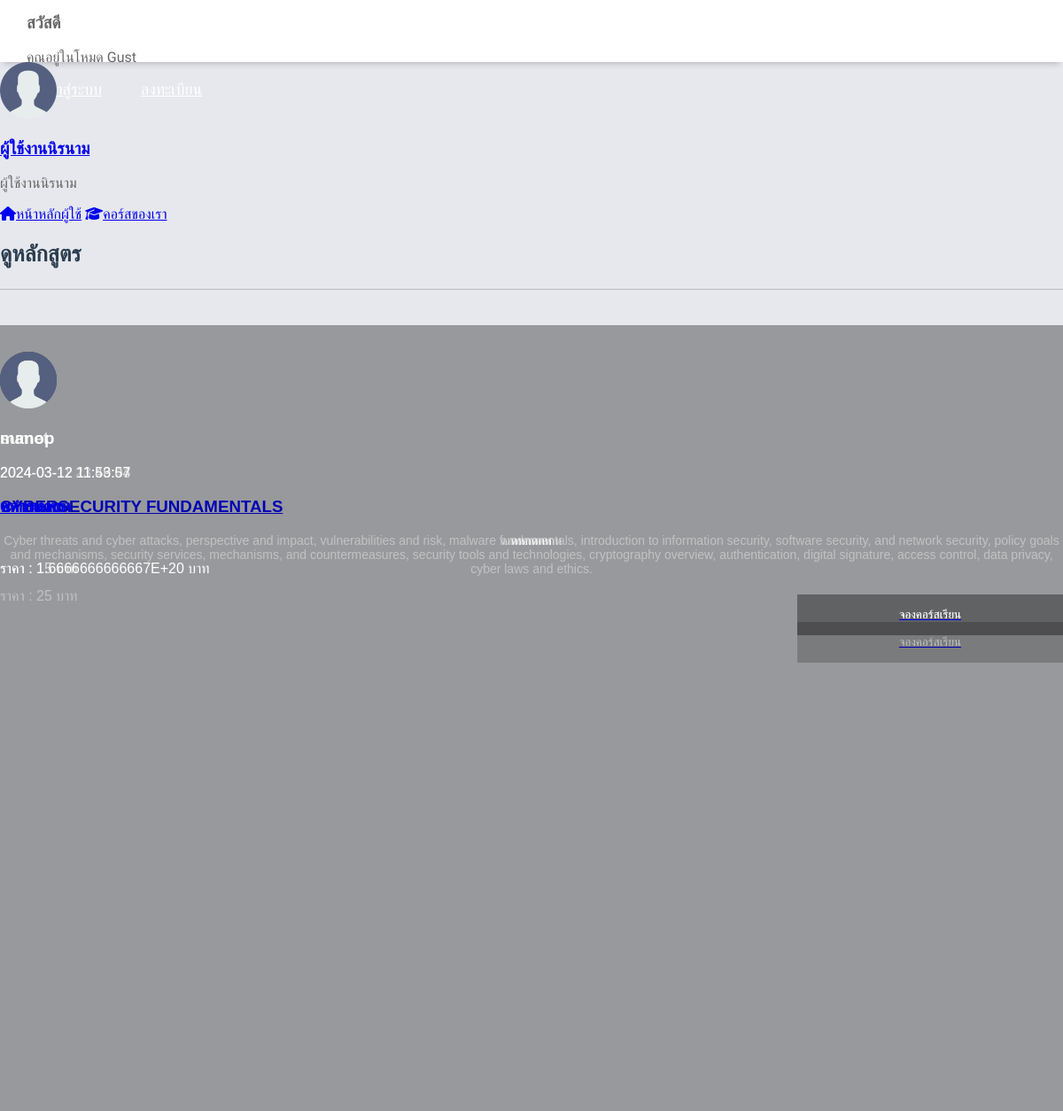
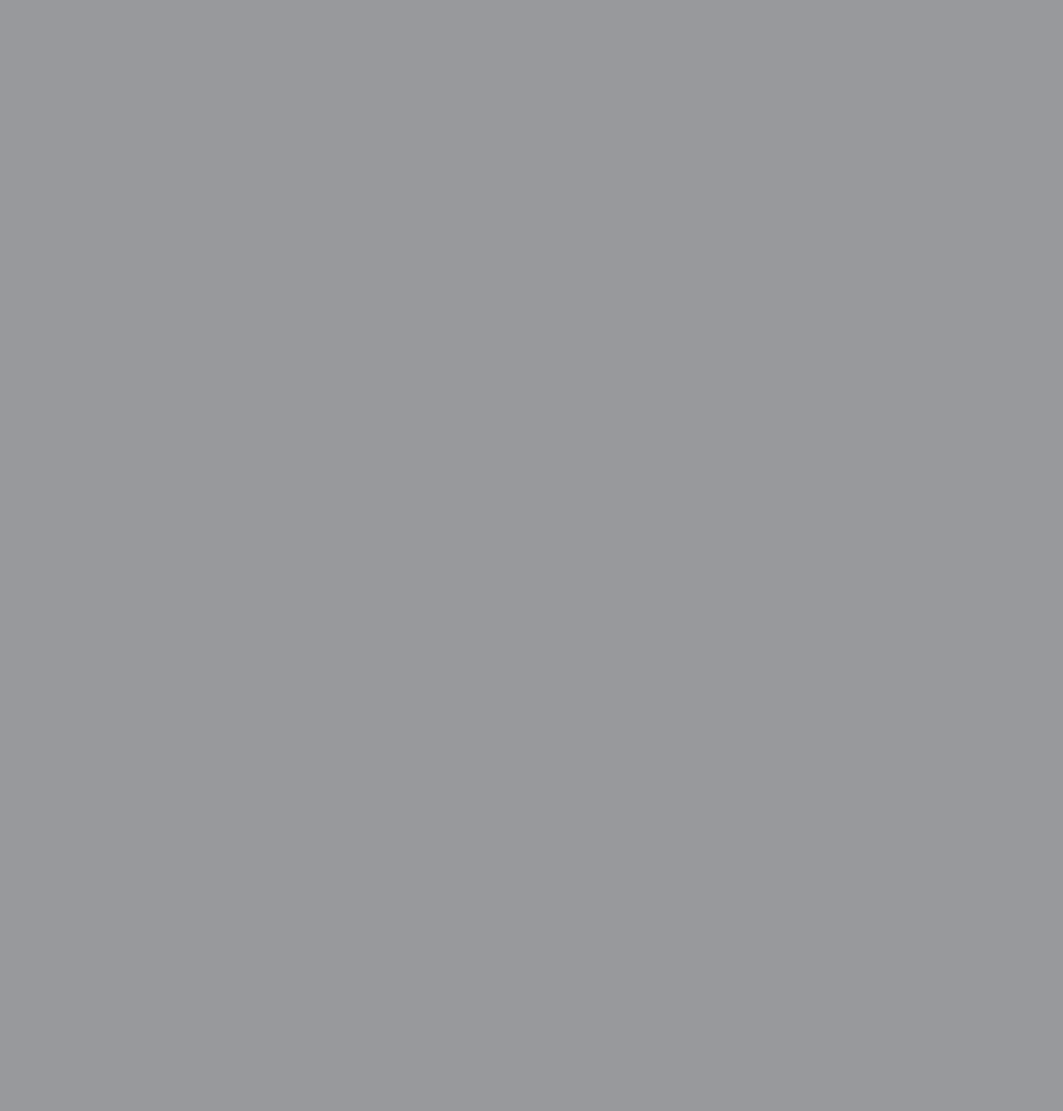
The app's page /auth/unauth.php with its own data (2 pictures, top to bottom).
### tables this page shows
CREATE TABLE "Users" (
	"user_id"	INTEGER,
	"username"	TEXT NOT NULL UNIQUE,
	"password"	TEXT NOT NULL,
	"email"	TEXT NOT NULL,
	"role"	TEXT NOT NULL,
	"contact_info"	TEXT,
	PRIMARY KEY("user_id")
);

### auth/unauth.php (the view, shortened to what this page needs)
<!DOCTYPE html>
<html lang="en">
  <head>
    <link
      rel="stylesheet"
      href="https://cdnjs.cloudflare.com/ajax/libs/font-awesome/6.1.2/css/all.min.css"
    />
    <link rel="stylesheet" href="../css/styles.css" />
  </head>
  <body>
    <header class="header">
      <section class="flex">
        <div class="profile">
          <h3 class="name">สวัสดี</h3>
          <p class="role">คุณอยู่ในโหมด Gust</p>
          <div class="flex-btn">
            <a href="login.php" class="option-btn">เข้าสู่ระบบ</a>
            <a href="register.php" class="option-btn">ลงทะเบียน</a>
          </div>
        </div>
      </section>
    </header>
    <div class="side-bar">
      <div class="profile">
        <img src="../images/user.png" class="image" alt="" />
        <a href="profile.html"><h3 class="name">ผู้ใช้งานนิรนาม</h3></a>
        <p class="role">ผู้ใช้งานนิรนาม</p>
      </div>
      <nav class="navbar">
        <a href="home.php"><i class="fas fa-home"></i><span>หน้าหลักผู้ใช้</span></a>
        <a href="unauth.php"
          ><i class="fas fa-graduation-cap"></i><span>คอร์สของเรา</span></a
        >
      </nav>
    </div>
    <section class="courses">
      <h1 class="heading">ดูหลักสูตร</h1>
      <div class="box-container">
      <?php
    $db = new SQLite3('../db/table.db');
    $sql = "SELECT Users.username AS instructor_name, Course.date_created AS course_created_time, Course.name AS course_name, Course.description AS course_description, Course.price AS course_price
    FROM Course
    JOIN Users ON Course.creator_id = Users.user_id;";
    $result = $db->query($sql);
    while($row = $result->fetchArray(SQLITE3_ASSOC)){
      echo "
      <div class=\"box\">
        <div class=\"tutor\">
          <img src=\"../images/user.png\" alt=\"\" />
          <div class=\"info\">
            <h3>{$row['instructor_name']}</h3>
            <span>{$row['course_created_time']}</span>
          </div>
        </div>
        <a href=\"login.php\"><h3 class=\"title\">{$row['course_name']}</h3></a>
        <p>
        {$row['course_description']}
        </p>
        <div class=\"info\">
          <span class=\"price\">ราคา : {$row['course_price']} บาท</span>
        </div>
        <div style=\"float: right\">
        <a href=\"login.php\">
          <input
            type=\"submit\"
            value=\"จองคอร์สเรียน\"
            class=\"ans-btn\"
            name=\"booking_course\"
          />
          </a>
        </div>
      </div>
      ";
    }
    ?>
    </div>
    </section>
  </body>
</html>

### styles.css (style rules this page uses)
:root { --main-color: #1a2352; --red: #e74c3c; --orange: #f39c12; --light-color: #888; --light-bg: #eee; --black: #2c3e50; --white: #fff; --border: 0.1rem solid rgba(0, 0, 0, 0.2); }
body { margin: 0; padding: 0; box-sizing: border-box; background-color: #e6e8ed; color: #666666; font-family: "Mitr", sans-serif; }
.heading { font-size: 25px; color: var(--black); margin-bottom: 2.5rem; border-bottom: var(--border); padding-bottom: 1.5rem; text-transform: capitalize; }
.inline-btn, .inline-option-btn, .inline-delete-btn, .btn, .delete-btn, .option-btn { border-radius: 0.5rem; color: #fff; font-size: 18px; cursor: pointer; text-transform: capitalize; padding: 10px 20px; text-align: center; margin-top: 1rem; }
.header { grid-area: header; height: 70px; background-color: #ffffff; display: flex; align-items: center; justify-content: space-between; padding: 0 30px 0 30px; box-shadow: 0 6px 7px -4px rgba(0, 0, 0, 0.2); }
.box { position: absolute; height: 100%; width: 100%; font-family: Helvetica; color: #fff; background: rgba(0, 0, 0, 0.13); padding: 30px 0px; }
.box input { display: block; width: 300px; margin: 20px auto; padding: 15px; background: rgba(0, 0, 0, 0.2); color: #fff; border: 0; }
.box p { font-size: 14px; text-align: center; }

### records on screen
users: username "sumet", course_created_time "2024-03-11 23:56:43", course_name "CYBERSECURITY FUNDAMENTALS", course_description "Cyber threats and cyber attacks, perspective and impact, vulnerabilities and risk, malware fundamentals, introduction to information security, software security, and network security, policy goals and mechanisms, security services, mechanisms, and countermeasures, security tools and technologies, cryptography overview, authentication, digital signature, access control, data privacy, cyber laws and ethics.", course_price "25", course_created_time "2024-03-12 11:49:04", course_name "พดำกหดกห", course_description "ดกหดกหดกห", course_price "15"
users: username "manop", course_created_time "2024-03-12 11:53:57", course_name "ดหกหดหก", course_description "ดหกดกห", course_price "1.6666666666667E+20"
